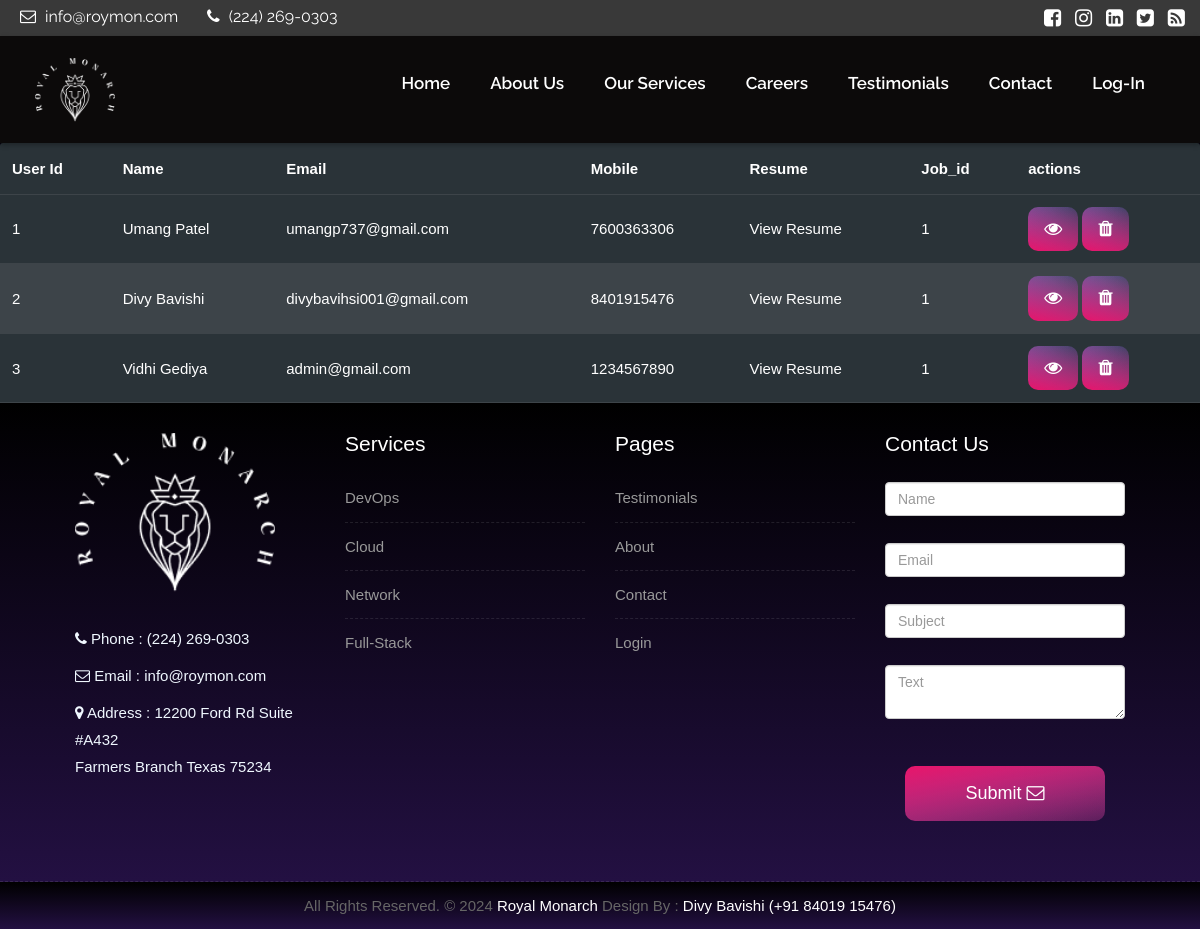
The app's page /applications/ with its own data.
### myapp/models.py (models this page shows, shortened)
class Applications(models.Model):
    user_id = models.AutoField(primary_key=True)
    First_Name = models.CharField(max_length=100,null=True)
    Last_Name = models.CharField(max_length=100,null=True)
    Email = models.EmailField(max_length=254, null=True)
    Mobile = models.CharField(max_length=15,null=True)
    Resume = models.FileField(upload_to='resumes/', null=True)
    job_id = models.ForeignKey(Jobs, on_delete=models.CASCADE, null=True)
    STATUS_CHOICES = [
        ('P','Pending'),
        ('V', 'Viewed'),
        ('F', 'Follow Up'),
        ('FF', 'Followed Up'),
    ]
    status = models.CharField(max_length=2, choices=STATUS_CHOICES, default='P')

class Jobs(models.Model):
    job_id = models.AutoField(primary_key=True)
    Title = models.CharField(max_length=100, null=True)
    Description = models.TextField(max_length=2000,null=True)
    Requirments = models.CharField(max_length=1000,null=True)
    Salary_Range = models.CharField(max_length=100, null=True)
    Location = models.CharField(max_length=500, null=True)
    Date_Time = models.DateTimeField(auto_now=True, editable=False)
    def __str__(self):
        return str(self.job_id)

### myapp/views.py (the view)
# urls.py: path('applications/',views.applications, name='applications'),
def applications(request):
    applications = Applications.objects.all()
    return render(request, 'applications.html',{'applications':applications})

### myapp/templates/applications.html (shortened to what this page needs)
{% extends 'basic.html' %}
{% block content %}
{% load static %}
<div class="datatable-container mt-5 mb-5">
    <table class="datatable">
        <thead>
          <tr>
            <th>User Id</th>
            <th>Name</th>
            <th>Email</th>
            <th>Mobile</th>
            <th>Resume</th>
            <th>Job_id</th>
            <th>actions</th>
          </tr>
        </thead>
        <tbody>
          {% for i in applications %}
          <tr>
            <td>{{i.user_id}}</td>
            <td>{{i.First_Name}} {{i.Last_Name}}</td>
            <td>{{i.Email}}</td>
            <td>{{i.Mobile}}</td>
            <td><a href="{{i.Resume.url}}" target="_blank" class="app_a">View Resume</td>
            <td>{{i.job_id}}</td>
            <td>
              <button type="button" class="btn-icon mx-auto edit-jobs" data-toggle="modal" data-target="#exampleModal" data-id="{{i.job_id}}" data-title="{{i.Title}}" data-requirments="{{i.Requirments}}" data-salary-range="{{i.Salary_Range}}" data-location="{{i.Location}}" data-description="{{i.Description}}">
                  <i class="fa fa-eye"></i>
               </button>
              <button class="btn-icon mx-auto deletejobs" data-id="{{i.job_id}}">
                  <i class="fa-solid fa fa-trash"></i>
              </button>
            </td>
          </tr>
          {% endfor %}
        </tbody>
    </table>
<div>
{% endblock  %}

### myapp/templates/basic.html
{% include 'header.html' %}
{% block content %}
{% endblock  %}
{% include 'footer.html' %}

### myapp/templates/header.html (shortened to what this page needs)
<!DOCTYPE html>
{% load static %}
<html lang="en">
    <link rel="stylesheet" type="text/css" href="https://cdnjs.cloudflare.com/ajax/libs/slick-carousel/1.9.0/slick.min.css" />
    <link rel="stylesheet" href="{% static 'css/bootstrap.min.css' %}">
    <link rel="stylesheet" href="{% static 'css/style.css' %}">
    <link rel="stylesheet" href="{% static 'css/responsive.css' %}">
    <link rel="stylesheet" href="{% static 'css/custom.css' %}">
</head>
<body>
	<div class="top-bar">
		<div class="container-fluid">
			<div class="row">
				<div class="col-md-6 col-sm-6">
					<div class="left-top">
						<div class="email-box">
							<a href="mailto:info@roymon.com"><i class="fa fa-envelope-o" aria-hidden="true"></i> info@roymon.com</a>
						</div>
						<div class="phone-box">
							<a href="tel:(224) 269-0303"><i class="fa fa-phone" aria-hidden="true"></i> (224) 269-0303</a>
						</div>
					</div>
				</div>
				<div class="col-md-6 col-sm-6">
					<div class="right-top">
						<div class="social-box">
							<ul>
								<li><a href="#"><i class="fa fa-facebook-square" aria-hidden="true"></i></a></li>
								<li><a href="#"><i class="fa fa-instagram" aria-hidden="true"></i></a></li>
								<li><a href="#"><i class="fa fa-linkedin-square" aria-hidden="true"></i></a></li>
								<li><a href="#"><i class="fa fa-twitter-square" aria-hidden="true"></i></a></li>
								<li><a href="#"><i class="fa fa-rss-square" aria-hidden="true"></i></a></li>
						</div>
					</div>
				</div>
			</div>
		</div>
	</div>
    <header class="header header_style_01">
        <nav class="megamenu navbar navbar-default">
            <div class="container-fluid">
                <div class="navbar-header">
                    <a class="navbar-brand" href="{% url 'index' %}"><img src="{% static 'uploads/logowhite (1).png' %}" style="width: 80px;" alt="" /></a>
                </div>
                <div id="navbar" class="navbar-collapse collapse">
                    <ul class="nav navbar-nav navbar-right">
                        {% if request.session.emp %}
                            <li><a href="{% url 'index' %}">Home</a></li>
                            <li><a href="{% url 'careers' %}">Careers</a></li>
                            <li><a href="{% url 'testimonials' %}">Testimonials</a></li>
                            <li><a href="{% url 'addjobs' %}">Add Jobs</a></li>
                            <li><a href="{% url 'applications' %}">View Applications</a></li>
                            <li><a href="{% url 'logout_emp' %}">Log Out</a></li>
                        {% else %}
                            <li><a href="{% url 'index' %}">Home</a></li>
                            <li><a href="{% url 'about' %}">About us</a></li>
                            <li><a href="{% url 'services' %}">Our Services</a></li>
                            <li><a href="{% url 'careers' %}">Careers</a></li>
                            <li><a href="{% url 'testimonials' %}">Testimonials</a></li>
                            <li><a href="{% url 'contact' %}">Contact</a></li>
                            <li><a href="{% url 'login' %}">Log-In</a></li>
                        {% endif %}
                    </ul>
                </div>
                {% include 'messages.html' %}
            </div>
        </nav>
    </header>

### myapp/templates/messages.html (shortened to what this page needs)
{% load static %}
<!DOCTYPE html>
<html lang="en">
<head>
</head>
<body>
</body>
</html>

### myapp/templates/footer.html (shortened to what this page needs)
{% load static %}
<footer class="footer">
    <div class="container">
        <div class="row">
            <div class="col-md-3 col-sm-3 col-xs-12">
                <div class="widget clearfix">
                    <div class="widget-title">
                        <img src="{% static 'uploads/logowhite (1).png' %}" style="width: 200px;" alt="" />
                    </div>
                    <p style="color: aliceblue;"><i class="fa fa-phone" aria-hidden="true"></i> Phone :<a href="tel:(224) 269-0303" style="color: aliceblue;"> (224) 269-0303</a></p>
                    <p style="color: aliceblue;"><i class="fa fa-envelope-o" aria-hidden="true"></i> Email :<a href="info@roymon.com" style="color: aliceblue;"> info@roymon.com</a></p>
                    <p style="color: aliceblue;"><i class="fa fa-map-marker" aria-hidden="true"></i> Address : 12200 Ford Rd Suite #A432 <br/>Farmers Branch Texas 75234</p>
                </div>
            </div>
            <div class="col-md-3 col-sm-3 col-xs-6">
                <div class="widget clearfix">
                    <div class="widget-title">
                        <h3>Services</h3>
                    </div>
                    <ul class="footer-links hov">
                        <li><a href="{% url 'services' %}#devops">DevOps </a></li>
                        <li><a href="{% url 'services' %}#cloud">Cloud </a></li>
                        <li><a href="{% url 'services' %}#networking">Network </a></li>
                        <li><a href="{% url 'services' %}#fullstack">Full-Stack </a></li>
                    </ul>
                </div>
            </div>
            <div class="col-md-3 col-sm-3 col-xs-6">
                <div class="widget clearfix">
                    <div class="widget-title">
                        <h3>Pages</h3>
                    </div>
                    <ul class="footer-links hov">
                        <li><a href="{% url 'testimonials' %}">Testimonials </a></li>
                        {% if request.session.emp %}
                            <li><a href="{% url 'addjobs' %}">Add jobs <span class="icon icon-arrow-right2"></span></a></li>
                            <li><a href="{% url 'applications' %}">View Applications<span class="icon icon-arrow-right2"></span></a></li>
                            <li><a href="{% url 'logout_emp' %}">Logout<span class="icon icon-arrow-right2"></span></a></li>
                        {% else %}
                            <li><a href="{% url 'about' %}">About </a></li>
                            <li><a href="{% url 'contact' %}">Contact </a></li>
                            <li><a href="{% url 'login' %}">Login </a></li>
                        {% endif %}
                    </ul>
                </div>
            </div>
            <div class="col-md-3 col-sm-3 col-xs-12">
                <div class="footer-distributed widget clearfix">
                    <div class="widget-title">
                        <h3>Contact Us</h3><br/>
                        <input type="text" name="name" id="name" class="form-control"  placeholder="Name"><br/>
                        <input type="email" name="email" id="email" class="form-control" placeholder="Email"><br/>
                        <input type="text" name="subject" id="subject" class="form-control" placeholder="Subject"><br/>
                        <textarea name="text" id="text" cols="20" rows="2" class="form-control" placeholder="Text"></textarea><br/>
                        <button class="btn btn-light   btn-block  mailform"> Submit <i class="fa fa-envelope-o"></i></button>
                    </div>
                </div>
            </div>
        </div>
    </div>
</footer>
<div class="copyrights">
    <div class="container">
        <div class="footer-distributed">
            <div class="footer-left">
                <p class="footer-company-name">All Rights Reserved. &copy; 2024 <a href="#">Royal Monarch</a> Design By :
                <a href="mailto:divybavishi001@gmail.com">Divy Bavishi</a> <a href="tel:+91 8401915476">(+91 84019 15476)</a></p>
            </div>
        </div>
    </div>
</div>
</body>
</html>

### myapp/static/css/responsive.css (style rules this page uses)
@media (max-width: 1200px) { .header_style_01 .navbar-brand { padding-right: 0; } }
@media (max-width: 1200px) { .container-fluid { width: 100%; padding: 0 15px; } }
@media (max-width: 1200px) { .container { width: 90%; } }
@media (max-width: 1200px) { .navbar-nav li { margin: 0px 5px; } }
@media (max-width: 1200px) { .header_style_01 { padding: 20px 20px !important; } }

### records on screen
Applications: user_id "1", First_Name "Umang", Last_Name "Patel", Email "umangp737@gmail.com", Mobile "7600363306", job_id "1"
Applications: user_id "2", First_Name "Divy", Last_Name "Bavishi", Email "divybavihsi001@gmail.com", Mobile "8401915476", job_id "1"
Applications: user_id "3", First_Name "Vidhi", Last_Name "Gediya", Email "admin@gmail.com", Mobile "1234567890", job_id "1"
